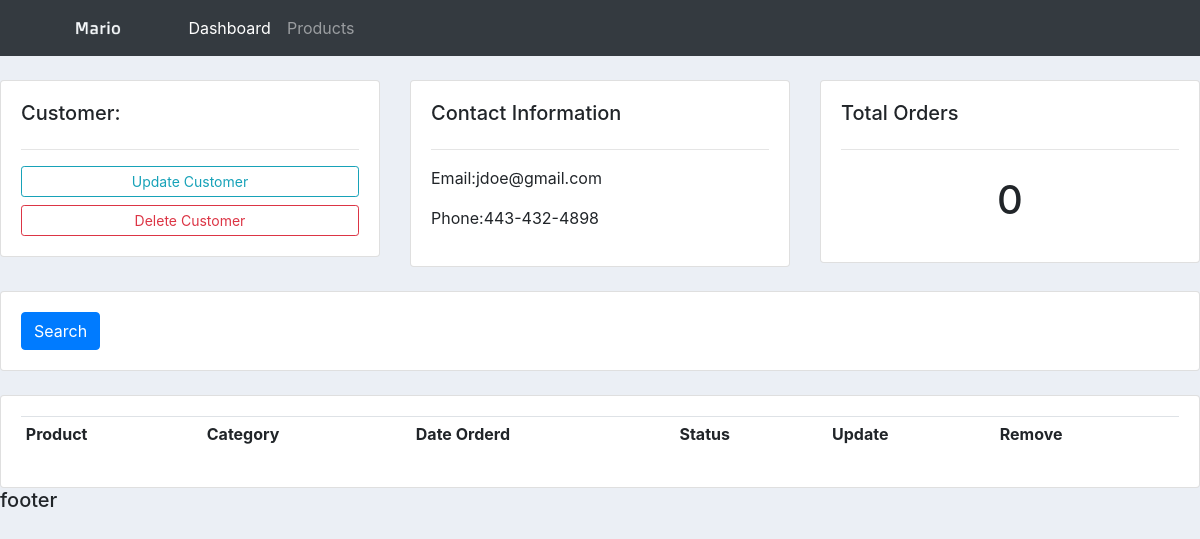
Before: /customer/1/ with the older database file.
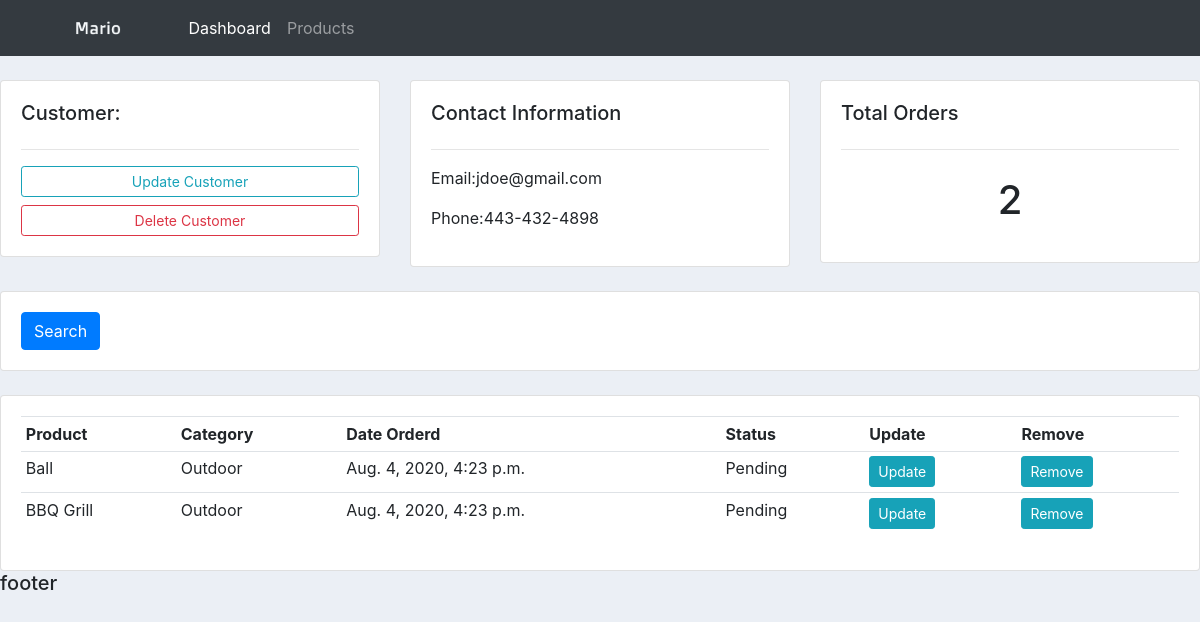
After: the same page with the newer database file.
### accounts/models.py (models this page shows)
class Order(models.Model):
    STATUS = (
            ("Pending", "Pending"),
            ("Out for delivery", "Out for delivery"),
            ("Delivered","Delivered")
            )
    customer = models.ForeignKey(Customer, null=True, on_delete= models.SET_NULL)
    product = models.ForeignKey(Product, null=True, on_delete= models.SET_NULL)
    date_created = models.DateTimeField(auto_now_add=True)
    status = models.CharField(max_length=200, null=True, choices=STATUS)

class Product(models.Model):
    CATEGORY = (
        ("Indoor","Indoor"),
        ("Outdoor", "Outdoor"),
        )
    name = models.CharField(max_length=200, null=True)
    price = models.FloatField(max_length=200, null=True)
    category = models.CharField(max_length=200, null=True, choices=CATEGORY)
    description = models.CharField(max_length=200, null=True, blank=True)
    date_created = models.DateTimeField(auto_now_add=True)
    tag = models.ManyToManyField(Tag)
    def __str__(self):
        return self.name

### accounts/views.py (the view)
# urls.py: path('customer/<str:pk>/', views.customer, name='customer'),
def customer(request,pk):
    customer = Customer.objects.get(id=pk)
    orders = customer.order_set.all()
    order_count = orders.count()
    context = {'customer': customer, 'orders': orders,'order_count':order_count}
    return render(request,'accounts/customer.html',context)

### accounts/templates/accounts/customer.html
{% extends 'accounts/main.html' %} {% block content %}
<br />
<div class="row">
  <div class="col-md">
    <div class="card card-body">
      <h5>Customer:</h5>
      <hr />
      <a class="btn btn-outline-info btn-sm btn-block" href=""
        >Update Customer</a
      >
      <a class="btn btn-outline-danger btn-sm btn-block" href=""
        >Delete Customer</a
      >
    </div>
  </div>
  <div class="col-md">
    <div class="card card-body">
      <h5>Contact Information</h5>
      <hr />
      <p>Email:{{customer.email}}</p>
      <p>Phone:{{customer.phone}}</p>
    </div>
  </div>
  <div class="col-md">
    <div class="card card-body">
      <h5>Total Orders</h5>
      <hr />
      <h1 style="text-align: center; padding: 10px;">{{order_count}}</h1>
    </div>
  </div>
</div>
<br />
<div class="row">
  <div class="col">
    <div class="card card-body">
      <form method="get">
        <button class="btn btn-primary" type="submit">Search</button>
      </form>
    </div>
  </div>
</div>
<br />
<div class="row">
  <div class="col-md">
    <div class="card card-body">
      <table class="table table-sm">
        <tr>
          <th>Product</th>
          <th>Category</th>
          <th>Date Orderd</th>
          <th>Status</th>
          <th>Update</th>
          <th>Remove</th>
        </tr>
        {% for order in orders %}
        <tr>
          <td>{{order.product}}</td>
          <td>{{order.product.category}}</td>
          <td>{{order.date_created}}</td>
          <td>{{order.status}}</td>
          <td><a class="btn btn-sm btn-info" href="#">Update</a></td>
          <td><a class="btn btn-sm btn-info" href="#">Remove</a></td>
        </tr>
        {% endfor %}
      </table>
    </div>
  </div>
</div>
{% endblock %}

Changed rows visible on the page:
added Order: product "Ball", product.category "Outdoor", date_created "Aug. 4, 2020, 4:23 p.m.", status "Pending"
added Order: product "BBQ Grill", product.category "Outdoor", date_created "Aug. 4, 2020, 4:23 p.m.", status "Pending"
Other visible differences:
{{ order_count }}: "0" → "2"
